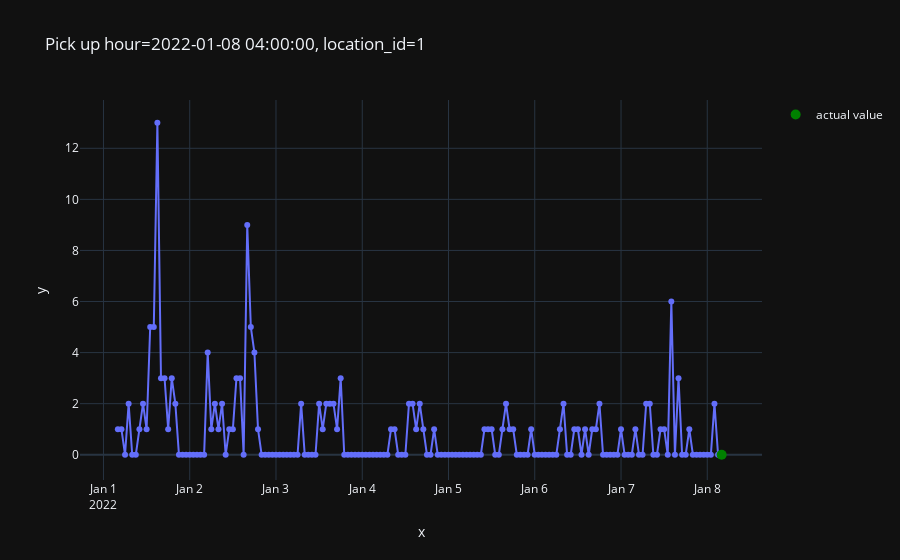

The code cell stored with this chart in its notebook:
### Code cell
from src.plot import plot_one_sample
plot_one_sample(
    example_id=4, 
    features=features, 
    targets=targets
    )

### Figure 1 — Plotly figure (JSON) as saved in the notebook; plotly's stock layout.template omitted (floating-point values rounded to 4 significant figures; data arrays with more than 128 entries replaced by an {"elided": "..."} marker saying what was removed)
{"data": [{"hovertemplate": "x=%{x}<br>y=%{y}<extra></extra>", "legendgroup": "", "line": {"color": "#636efa", "dash": "solid"}, "marker": {"symbol": "circle"}, "mode": "lines+markers", "name": "", "orientation": "v", "showlegend": false, "type": "scatter", "x": {"elided": "169 str values"}, "xaxis": "x", "y": {"elided": "169 int values"}, "yaxis": "y"}, {"line": {"color": "green"}, "marker": {"size": 10}, "mode": "markers", "name": "actual value", "type": "scatter", "x": ["2022-01-08T04:00:00"], "y": [0]}], "layout": {"legend": {"tracegroupgap": 0}, "title": {"text": "Pick up hour=2022-01-08 04:00:00, location_id=1"}, "xaxis": {"anchor": "y", "domain": [0, 1], "title": {"text": "x"}}, "yaxis": {"anchor": "x", "domain": [0, 1], "title": {"text": "y"}}}}
